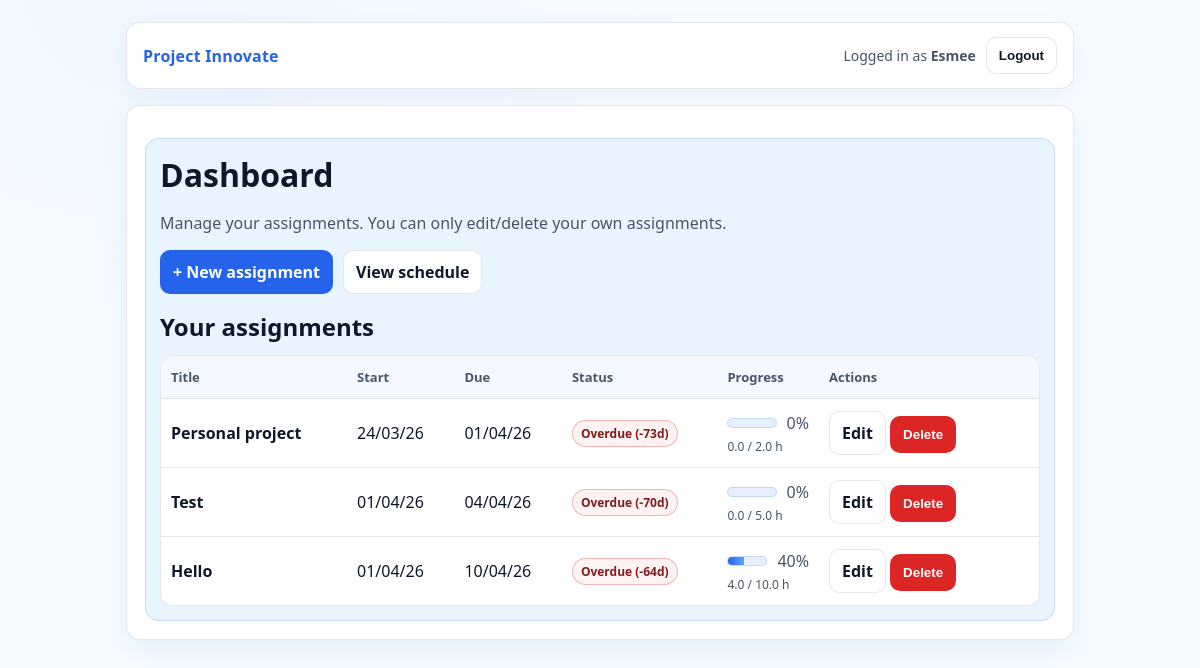
The page /dashboard (signed in) on the database its author committed.
### app.py (models this page shows, shortened)
class User(UserMixin, db.Model):
    id = db.Column(db.Integer, primary_key=True)
    username = db.Column(db.String(80), unique=True, nullable=False)
    password_hash = db.Column(db.String(255), nullable=False)

class Assignment(db.Model):
    id = db.Column(db.Integer, primary_key=True)
    user_id = db.Column(db.Integer, db.ForeignKey("user.id"), nullable=False)
    title = db.Column(db.String(200), nullable=False)
    start_date = db.Column(db.Date, nullable=False)
    due_date = db.Column(db.Date, nullable=False)
    total_hours = db.Column(db.Float, nullable=False)

### app.py (the view)
@app.route("/dashboard")
@login_required
def dashboard():
    assignments = (
        Assignment.query
        .filter_by(user_id=current_user.id)
        .order_by(Assignment.due_date.asc())
        .all()
    )
    today = date.today()
    assignment_views = []
    for a in assignments:
        done_hours = assignment_done_hours(a.id)
        progress = 0.0
        if a.total_hours > 0:
            progress = min(100.0, (done_hours / a.total_hours) * 100.0)
        status, days_left = assignment_status(a.due_date, today=today)
        assignment_views.append(
            {
                "assignment": a,
                "done_hours": done_hours,
                "progress": progress,
                "status": status,
                "days_left": days_left,
            }
        )
    return render_template(
        "dashboard.html",
        username=current_user.username,
        assignments=assignments,          # keep if you still use it elsewhere
        assignment_views=assignment_views,
        today=today,
    )

### app.py (called while the page is built)
@app.template_filter("dmy")
def format_dmy(value):
    if value is None:
        return ""
    if isinstance(value, datetime):
        value = value.date()
    return value.strftime("%d/%m/%y")

@login_manager.user_loader
def load_user(user_id):
    return db.session.get(User, int(user_id))

def assignment_done_hours(assignment_id):
    total = (
        db.session.query(db.func.coalesce(db.func.sum(WorkLog.hours_done), 0.0))
        .filter(WorkLog.user_id == current_user.id, WorkLog.assignment_id == assignment_id)
        .scalar()
    )
    return float(total or 0.0)

def assignment_status(due_date, today=None):
    today = today or date.today()
    days_left = (due_date - today).days
    if days_left < 0:
        return "overdue", days_left
    if days_left <= 3:
        return "due_soon", days_left
    return "ok", days_left

### templates/dashboard.html (shortened to what this page needs)
{% extends "base.html" %}
{% block content %}
  <h1>Dashboard</h1>
  <p class="muted">Manage your assignments. You can only edit/delete your own assignments.</p>
  <div class="actions">
    <a class="btn btn-primary" href="{{ url_for('new_assignment') }}">+ New assignment</a>
    <a class="btn" href="{{ url_for('schedule') }}">View schedule</a>
  </div>
  <h2 style="margin-top:16px;">Your assignments</h2>
  {% if assignment_views %}
    <table class="table">
      <thead>
        <tr>
          <th>Title</th>
          <th>Start</th>
          <th>Due</th>
          <th>Status</th>
          <th>Progress</th>
          <th style="width:220px;">Actions</th>
        </tr>
      </thead>
      <tbody>
        {% for v in assignment_views %}
          {% set a = v.assignment %}
          <tr>
            <td><strong>{{ a.title }}</strong></td>
            <td>{{ a.start_date|dmy }}</td>
            <td>{{ a.due_date|dmy }}</td>
            <td>
              {% if v.status == "overdue" %}
                <span class="badge badge-overdue">Overdue ({{ v.days_left }}d)</span>
              {% elif v.status == "due_soon" %}
                <span class="badge badge-due-soon">Due soon ({{ v.days_left }}d)</span>
              {% else %}
                <span class="badge badge-ok">OK ({{ v.days_left }}d)</span>
              {% endif %}
            </td>
            <td>
              <div style="display:flex;gap:10px;align-items:center;">
                <div class="progress" style="flex:1;">
                  <div style="width: {{ "%.0f"|format(v.progress) }}%;"></div>
                </div>
                <span class="muted" style="white-space:nowrap;">
                  {{ "%.0f"|format(v.progress) }}%
                </span>
              </div>
              <div class="muted" style="font-size:12px;margin-top:4px;">
                {{ "%.1f"|format(v.done_hours) }} / {{ "%.1f"|format(a.total_hours) }} h
              </div>
            </td>
            <td>
              <a class="btn" href="{{ url_for('edit_assignment', assignment_id=a.id) }}">Edit</a>
              <form method="post"
                    action="{{ url_for('delete_assignment', assignment_id=a.id) }}"
                    style="display:inline;margin:0;">
                <button class="btn btn-danger"
                        type="submit"
                        onclick="return confirm('Delete this assignment?');">
                  Delete
                </button>
              </form>
            </td>
          </tr>
        {% endfor %}
      </tbody>
    </table>
  {% else %}
    <p class="muted">No assignments yet. Click “New assignment”.</p>
  {% endif %}
{% endblock %}

### templates/base.html (shortened to what this page needs)
<!doctype html>
<html lang="en">
  <head>
    <link rel="stylesheet" href="{{ url_for('static', filename='style.css') }}">
  </head>
  <body>
    <div class="container">
      <div class="nav">
        <div class="brand">
          <a href="{{ url_for('dashboard') }}">Project Innovate</a>
        </div>
        <div class="nav-right">
          {% if current_user.is_authenticated %}
            <span>Logged in as <strong>{{ current_user.username }}</strong></span>
            <form method="post" action="{{ url_for('logout') }}" style="margin:0;">
              <button class="btn" type="submit">Logout</button>
            </form>
          {% else %}
            <a class="btn" href="{{ url_for('login') }}">Login</a>
            <a class="btn btn-primary" href="{{ url_for('register') }}">Register</a>
          {% endif %}
        </div>
      </div>
      <div class="card">
        <div class="panel">
          {% block content %}{% endblock %}
        </div>
      </div>
    </div>
  </body>
</html>

### static/style.css (style rules this page uses)
:root { --bg1: #f6fbff; --bg2: #eef7ff; --card: #e8f4ff; --card2:#ffffff; --text: #0f172a; --muted:#475569; --border: rgba(15, 23, 42, 0.10); --primary: #2563eb; --primaryHover:#1d4ed8; --danger: #dc2626; --dangerHover:#b91c1c; }
* { box-sizing:border-box; }
html, body { height:100%; }
body { margin:0; font-family: ui-sans-serif, system-ui, -apple-system, Segoe UI, Roboto, Arial; color: var(--text); background: radial-gradient(900px 600px at 15% 0%, var(--bg2) 0%, var(--bg1) 55%), linear-gradient(180deg, var(--bg1), #ffffff); }
a { color: var(--primary); text-decoration:none; }
.container { max-width: 980px; margin: 0 auto; padding: 22px 16px 60px; }
.nav { display:flex; justify-content:space-between; align-items:center; gap: 12px; padding: 14px 16px; border: 1px solid var(--border); background: #ffffff; border-radius: 14px; box-shadow: 0 6px 20px rgba(37,99,235,.06); }
.brand { font-weight: 800; letter-spacing: .2px; }
.nav-right { display:flex; align-items:center; gap: 10px; color: var(--muted); font-size: 14px; }
.card { margin-top: 16px; border: 1px solid var(--border); background: var(--card2); border-radius: 14px; padding: 18px; box-shadow: 0 12px 30px rgba(2,132,199,.08); }
.card h1, .card h2 { margin: 0 0 10px; }
.panel { margin-top: 14px; border: 1px solid rgba(37,99,235,.18); background: var(--card); border-radius: 14px; padding: 14px; }
.muted { color: var(--muted); }
.actions { display:flex; flex-wrap:wrap; gap:10px; margin-top: 10px; }
.btn { display:inline-flex; align-items:center; justify-content:center; padding: 10px 12px; border-radius: 10px; border: 1px solid var(--border); background: #ffffff; color: var(--text); cursor:pointer; font-weight: 700; }
.btn-primary { background: var(--primary); border-color: rgba(37,99,235,.35); color: #ffffff; }
.btn-danger { background: var(--danger); border-color: rgba(220,38,38,.35); color:#ffffff; }
.table { width:100%; border-collapse: separate; border-spacing: 0; margin-top: 12px; overflow:hidden; border-radius: 12px; border: 1px solid var(--border); background: #ffffff; }
.table th, .table td { padding: 12px 10px; border-bottom: 1px solid var(--border); text-align:left; vertical-align:middle; }
.table th { font-size: 13px; color: var(--muted); background: #f3f9ff; }
.table tr:last-child td { border-bottom:none; }
.panel { background: #e8f4ff; border: 1px solid rgba(37,99,235,.18); }
.badge { display:inline-block; padding: 4px 8px; border-radius: 999px; font-size: 12px; border: 1px solid rgba(15,23,42,.12); background: #f3f9ff; color: #0f172a; font-weight: 800; }
.badge-overdue { background: #fef2f2; border-color: rgba(220,38,38,.30); color: #7f1d1d; }
.progress { height: 10px; background: #e6f0ff; border: 1px solid rgba(37,99,235,.18); border-radius: 999px; overflow: hidden; }
.progress > div { height: 100%; background: linear-gradient(90deg, #2563eb, #60a5fa); width: 0%; }

### rows shown on the page
User: username "Esmee"
Assignment: title "Personal project", start_date|dmy "24/03/26", due_date|dmy "01/04/26", total_hours "2.0"
Assignment: title "Test", start_date|dmy "01/04/26", due_date|dmy "04/04/26", total_hours "5.0"
Assignment: title "Hello", start_date|dmy "01/04/26", due_date|dmy "10/04/26", total_hours "10.0"

### other values the page prints
{{ v.days_left }} "-73" "-70" "-64"
{{ "%.0f"|format(v.progress) }} "0" "0" "40"
{{ "%.1f"|format(v.done_hours) }} "0.0" "0.0" "4.0"
